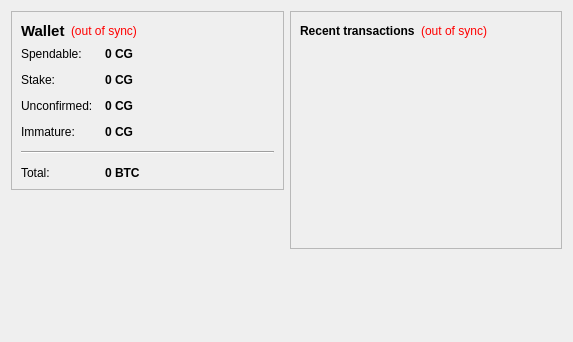
<?xml version="1.0" encoding="UTF-8"?>
<ui version="4.0">
 <class>OverviewPage</class>
 <widget class="QWidget" name="OverviewPage">
  <property name="geometry">
   <rect>
    <x>0</x>
    <y>0</y>
    <width>573</width>
    <height>342</height>
   </rect>
  </property>
  <property name="windowTitle">
   <string>Form</string>
  </property>
  <layout class="QHBoxLayout" name="horizontalLayout" stretch="1,1">
   <item>
    <layout class="QVBoxLayout" name="verticalLayout_2">
     <item>
      <widget class="QFrame" name="frame">
       <property name="frameShape">
        <enum>QFrame::StyledPanel</enum>
       </property>
       <property name="frameShadow">
        <enum>QFrame::Raised</enum>
       </property>
       <layout class="QVBoxLayout" name="verticalLayout_4">
        <item>
         <layout class="QHBoxLayout" name="horizontalLayout_4">
          <item>
           <widget class="QLabel" name="label_5">
            <property name="font">
             <font>
              <pointsize>11</pointsize>
              <weight>75</weight>
              <bold>true</bold>
             </font>
            </property>
            <property name="text">
             <string>Wallet</string>
            </property>
           </widget>
          </item>
          <item>
           <widget class="QLabel" name="labelWalletStatus">
            <property name="toolTip">
             <string>The displayed information may be out of date. Your wallet automatically synchronizes with the Cryptogold network after a connection is established, but this process has not completed yet.</string>
            </property>
            <property name="styleSheet">
             <string notr="true">QLabel { color: red; }</string>
            </property>
            <property name="text">
             <string notr="true">(out of sync)</string>
            </property>
            <property name="alignment">
             <set>Qt::AlignLeading|Qt::AlignLeft|Qt::AlignVCenter</set>
            </property>
           </widget>
          </item>
          <item>
           <spacer name="horizontalSpacer_2">
            <property name="orientation">
             <enum>Qt::Horizontal</enum>
            </property>
            <property name="sizeHint" stdset="0">
             <size>
              <width>40</width>
              <height>20</height>
             </size>
            </property>
           </spacer>
          </item>
         </layout>
        </item>
        <item>
         <layout class="QFormLayout" name="formLayout_2">
          <property name="fieldGrowthPolicy">
           <enum>QFormLayout::AllNonFixedFieldsGrow</enum>
          </property>
          <property name="horizontalSpacing">
           <number>12</number>
          </property>
          <property name="verticalSpacing">
           <number>12</number>
          </property>
          <item row="0" column="0">
           <widget class="QLabel" name="label">
            <property name="text">
             <string>Spendable:</string>
            </property>
           </widget>
          </item>
          <item row="0" column="1">
           <widget class="QLabel" name="labelBalance">
            <property name="font">
             <font>
              <weight>75</weight>
              <bold>true</bold>
             </font>
            </property>
            <property name="cursor">
             <cursorShape>IBeamCursor</cursorShape>
            </property>
            <property name="toolTip">
             <string>Your current spendable balance</string>
            </property>
            <property name="text">
             <string notr="true">0 CG</string>
            </property>
            <property name="textInteractionFlags">
             <set>Qt::LinksAccessibleByMouse|Qt::TextSelectableByKeyboard|Qt::TextSelectableByMouse</set>
            </property>
           </widget>
          </item>
          <item row="1" column="0">
           <widget class="QLabel" name="label_6">
            <property name="text">
             <string>Stake:</string>
            </property>
           </widget>
          </item>
          <item row="1" column="1">
           <widget class="QLabel" name="labelStake">
            <property name="font">
             <font>
              <weight>75</weight>
              <bold>true</bold>
             </font>
            </property>
            <property name="cursor">
             <cursorShape>IBeamCursor</cursorShape>
            </property>
            <property name="toolTip">
             <string>Total of coins that was staked, and do not yet count toward the current balance</string>
            </property>
            <property name="text">
             <string notr="true">0 CG</string>
            </property>
            <property name="textInteractionFlags">
             <set>Qt::LinksAccessibleByMouse|Qt::TextSelectableByKeyboard|Qt::TextSelectableByMouse</set>
            </property>
           </widget>
          </item>
          <item row="2" column="0">
           <widget class="QLabel" name="label_3">
            <property name="text">
             <string>Unconfirmed:</string>
            </property>
           </widget>
          </item>
          <item row="2" column="1">
           <widget class="QLabel" name="labelUnconfirmed">
            <property name="font">
             <font>
              <weight>75</weight>
              <bold>true</bold>
             </font>
            </property>
            <property name="cursor">
             <cursorShape>IBeamCursor</cursorShape>
            </property>
            <property name="toolTip">
             <string>Total of transactions that have yet to be confirmed, and do not yet count toward the current balance</string>
            </property>
            <property name="text">
             <string notr="true">0 CG</string>
            </property>
            <property name="textInteractionFlags">
             <set>Qt::LinksAccessibleByMouse|Qt::TextSelectableByKeyboard|Qt::TextSelectableByMouse</set>
            </property>
           </widget>
          </item>
          <item row="3" column="0">
           <widget class="QLabel" name="labelImmatureText">
            <property name="text">
             <string>Immature:</string>
            </property>
           </widget>
          </item>
          <item row="3" column="1">
           <widget class="QLabel" name="labelImmature">
            <property name="font">
             <font>
              <weight>75</weight>
              <bold>true</bold>
             </font>
            </property>
            <property name="toolTip">
             <string>Mined balance that has not yet matured</string>
            </property>
            <property name="text">
             <string notr="true">0 CG</string>
            </property>
            <property name="textInteractionFlags">
             <set>Qt::LinksAccessibleByMouse|Qt::TextSelectableByKeyboard|Qt::TextSelectableByMouse</set>
            </property>
           </widget>
          </item>
          <item row="4" column="0" colspan="2">
           <widget class="Line" name="line">
            <property name="orientation">
             <enum>Qt::Horizontal</enum>
            </property>
           </widget>
          </item>
          <item row="5" column="0">
           <widget class="QLabel" name="labelTotalText">
            <property name="text">
             <string>Total:</string>
            </property>
           </widget>
          </item>
          <item row="5" column="1">
           <widget class="QLabel" name="labelTotal">
            <property name="font">
             <font>
              <weight>75</weight>
              <bold>true</bold>
             </font>
            </property>
            <property name="cursor">
             <cursorShape>IBeamCursor</cursorShape>
            </property>
            <property name="toolTip">
             <string>Your current total balance</string>
            </property>
            <property name="text">
             <string notr="true">0 BTC</string>
            </property>
            <property name="textInteractionFlags">
             <set>Qt::LinksAccessibleByMouse|Qt::TextSelectableByKeyboard|Qt::TextSelectableByMouse</set>
            </property>
           </widget>
          </item>
         </layout>
        </item>
       </layout>
      </widget>
     </item>
     <item>
      <spacer name="verticalSpacer">
       <property name="orientation">
        <enum>Qt::Vertical</enum>
       </property>
       <property name="sizeHint" stdset="0">
        <size>
         <width>20</width>
         <height>40</height>
        </size>
       </property>
      </spacer>
     </item>
    </layout>
   </item>
   <item>
    <layout class="QVBoxLayout" name="verticalLayout_3">
     <item>
      <widget class="QFrame" name="frame_2">
       <property name="frameShape">
        <enum>QFrame::StyledPanel</enum>
       </property>
       <property name="frameShadow">
        <enum>QFrame::Raised</enum>
       </property>
       <layout class="QVBoxLayout" name="verticalLayout">
        <item>
         <layout class="QHBoxLayout" name="horizontalLayout_2">
          <item>
           <widget class="QLabel" name="label_4">
            <property name="text">
             <string>&lt;b&gt;Recent transactions&lt;/b&gt;</string>
            </property>
           </widget>
          </item>
          <item>
           <widget class="QLabel" name="labelTransactionsStatus">
            <property name="toolTip">
             <string>The displayed information may be out of date. Your wallet automatically synchronizes with the Cryptogold network after a connection is established, but this process has not completed yet.</string>
            </property>
            <property name="styleSheet">
             <string notr="true">QLabel { color: red; }</string>
            </property>
            <property name="text">
             <string notr="true">(out of sync)</string>
            </property>
            <property name="alignment">
             <set>Qt::AlignRight|Qt::AlignTrailing|Qt::AlignVCenter</set>
            </property>
           </widget>
          </item>
          <item>
           <spacer name="horizontalSpacer">
            <property name="orientation">
             <enum>Qt::Horizontal</enum>
            </property>
            <property name="sizeHint" stdset="0">
             <size>
              <width>40</width>
              <height>20</height>
             </size>
            </property>
           </spacer>
          </item>
         </layout>
        </item>
        <item>
         <widget class="QListView" name="listTransactions">
          <property name="styleSheet">
           <string notr="true">QListView { background: transparent; }</string>
          </property>
          <property name="frameShape">
           <enum>QFrame::NoFrame</enum>
          </property>
          <property name="verticalScrollBarPolicy">
           <enum>Qt::ScrollBarAlwaysOff</enum>
          </property>
          <property name="horizontalScrollBarPolicy">
           <enum>Qt::ScrollBarAlwaysOff</enum>
          </property>
          <property name="selectionMode">
           <enum>QAbstractItemView::NoSelection</enum>
          </property>
         </widget>
        </item>
       </layout>
      </widget>
     </item>
     <item>
      <spacer name="verticalSpacer_2">
       <property name="orientation">
        <enum>Qt::Vertical</enum>
       </property>
       <property name="sizeHint" stdset="0">
        <size>
         <width>20</width>
         <height>40</height>
        </size>
       </property>
      </spacer>
     </item>
    </layout>
   </item>
  </layout>
 </widget>
 <resources/>
 <connections/>
</ui>
